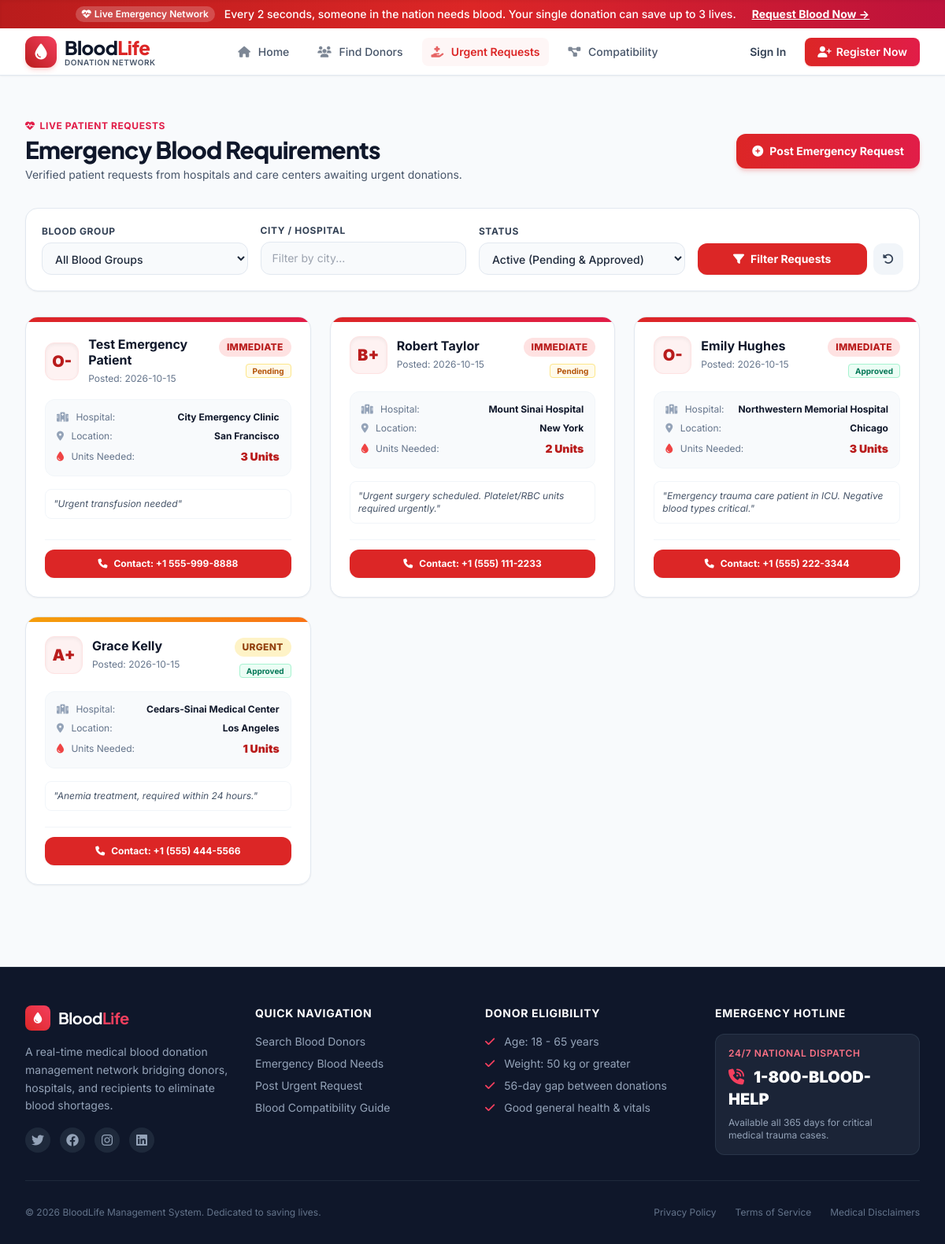
The app's page /requests with its own data.
### tables this page shows
CREATE TABLE blood_requests (
            id INTEGER PRIMARY KEY AUTOINCREMENT,
            user_id INTEGER,
            patient_name TEXT NOT NULL,
            blood_group TEXT NOT NULL,
            units_needed INTEGER NOT NULL DEFAULT 1,
            hospital_name TEXT NOT NULL,
            city TEXT NOT NULL,
            contact_phone TEXT NOT NULL,
            urgency TEXT NOT NULL DEFAULT 'Urgent', -- 'Immediate', 'Urgent', 'Routine'
            status TEXT NOT NULL DEFAULT 'Pending', -- 'Pending', 'Approved', 'Fulfilled', 'Cancelled'
            details TEXT,
            created_at TIMESTAMP DEFAULT CURRENT_TIMESTAMP,
            FOREIGN KEY (user_id) REFERENCES users(id) ON DELETE SET NULL
        );

### app.py (the view)
@app.route('/requests')
def list_requests():
    bg_filter = request.args.get('blood_group', '').strip()
    city_filter = request.args.get('city', '').strip()
    status_filter = request.args.get('status', '').strip()
    conn = get_db_connection()
    query = "SELECT * FROM blood_requests WHERE 1=1"
    params = []
    if bg_filter:
        query += " AND blood_group = ?"
        params.append(bg_filter)
    if city_filter:
        query += " AND city LIKE ?"
        params.append(f"%{city_filter}%")
    if status_filter:
        query += " AND status = ?"
        params.append(status_filter)
    else:
        query += " AND status IN ('Pending', 'Approved')"
    query += " ORDER BY CASE urgency WHEN 'Immediate' THEN 1 WHEN 'Urgent' THEN 2 ELSE 3 END, created_at DESC"
    requests_list = conn.execute(query, params).fetchall()
    cities = [row[0] for row in conn.execute("SELECT DISTINCT city FROM blood_requests WHERE city IS NOT NULL AND city != ''").fetchall()]
    conn.close()
    return render_template(
        'requests.html',
        requests_list=requests_list,
        selected_bg=bg_filter,
        selected_city=city_filter,
        selected_status=status_filter,
        cities=cities
    )

### app.py (called while the page is built)
@app.context_processor
def inject_global_data():
    user = get_current_user()
    return {
        'current_user': user,
        'COMPATIBILITY_MATRIX': COMPATIBILITY_MATRIX,
        'current_year': datetime.now().year
    }

### auth.py (called while the page is built)
def get_current_user():
    if 'user_id' not in session:
        return None
    conn = get_db_connection()
    user = conn.execute('SELECT * FROM users WHERE id = ?', (session['user_id'],)).fetchone()
    conn.close()
    return user

### database.py (called while the page is built)
def get_db_connection():
    conn = sqlite3.connect(DB_PATH)
    conn.row_factory = sqlite3.Row
    return conn

### templates/requests.html (shortened to what this page needs)
{% extends "base.html" %}
{% block content %}
<div class="max-w-7xl mx-auto px-4 sm:px-6 lg:px-8 py-10">
    <div class="flex flex-col sm:flex-row sm:items-center justify-between mb-8 gap-4">
        <div>
            <span class="text-xs font-bold uppercase tracking-wider text-rose-600 flex items-center gap-1.5">
                <i class="fa-solid fa-heart-pulse"></i> Live Patient Requests
            </span>
            <h1 class="text-3xl font-extrabold text-slate-900 tracking-tight mt-1" style="font-family: 'Plus Jakarta Sans', sans-serif;">
                Emergency Blood Requirements
            </h1>
            <p class="text-sm text-slate-600 mt-1">Verified patient requests from hospitals and care centers awaiting urgent donations.</p>
        </div>
        <div>
            <a href="{{ url_for('create_request') }}" class="inline-flex items-center px-5 py-3 rounded-xl bg-gradient-to-r from-blood-600 to-rose-600 hover:from-blood-700 hover:to-rose-700 text-white font-bold text-sm shadow-md shadow-blood-500/25 transition">
                <i class="fa-solid fa-plus-circle mr-2"></i> Post Emergency Request
            </a>
        </div>
    </div>
    <div class="bg-white p-5 rounded-2xl border border-slate-200 shadow-sm mb-8">
        <form action="{{ url_for('list_requests') }}" method="GET" class="grid grid-cols-1 sm:grid-cols-2 lg:grid-cols-4 gap-4 items-end">
            <div>
                <label class="block text-xs font-bold text-slate-700 uppercase tracking-wider mb-1.5">Blood Group</label>
                <select name="blood_group" class="w-full px-3 py-2.5 bg-slate-50 border border-slate-200 rounded-xl text-sm font-medium focus:ring-2 focus:ring-blood-500 focus:bg-white transition">
                    <option value="">All Blood Groups</option>
                </select>
            </div>
            <div>
                <label class="block text-xs font-bold text-slate-700 uppercase tracking-wider mb-1.5">City / Hospital</label>
                <input type="text" name="city" value="{{ selected_city }}" placeholder="Filter by city..." class="w-full px-3.5 py-2.5 bg-slate-50 border border-slate-200 rounded-xl text-sm focus:ring-2 focus:ring-blood-500 focus:bg-white transition">
            </div>
            <div>
                <label class="block text-xs font-bold text-slate-700 uppercase tracking-wider mb-1.5">Status</label>
                <select name="status" class="w-full px-3 py-2.5 bg-slate-50 border border-slate-200 rounded-xl text-sm font-medium focus:ring-2 focus:ring-blood-500 focus:bg-white transition">
                    <option value="" {% if not selected_status %}selected{% endif %}>Active (Pending & Approved)</option>
                </select>
            </div>
            <div class="flex space-x-2">
                <button type="submit" class="flex-1 py-2.5 px-4 bg-blood-600 hover:bg-blood-700 text-white rounded-xl font-bold text-sm transition shadow-sm flex items-center justify-center space-x-2">
                    <i class="fa-solid fa-filter"></i>
                    <span>Filter Requests</span>
                </button>
                <a href="{{ url_for('list_requests') }}" class="py-2.5 px-3 bg-slate-100 hover:bg-slate-200 text-slate-700 rounded-xl font-bold text-sm transition flex items-center justify-center" title="Reset Filters">
                    <i class="fa-solid fa-rotate-left"></i>
                </a>
            </div>
        </form>
    </div>
    {% if requests_list %}
    <div class="grid grid-cols-1 md:grid-cols-2 lg:grid-cols-3 gap-6">
        {% for req in requests_list %}
        <div class="bg-white rounded-2xl border border-slate-200 p-6 shadow-sm hover:shadow-md transition-all flex flex-col justify-between relative overflow-hidden">
            {% if req['urgency'] == 'Immediate' %}
                <div class="absolute top-0 left-0 right-0 h-1.5 bg-gradient-to-r from-red-600 to-rose-600"></div>
            {% elif req['urgency'] == 'Urgent' %}
                <div class="absolute top-0 left-0 right-0 h-1.5 bg-gradient-to-r from-amber-500 to-orange-500"></div>
            {% else %}
                <div class="absolute top-0 left-0 right-0 h-1.5 bg-slate-300"></div>
            {% endif %}
            <div>
                <div class="flex items-start justify-between mb-4">
                    <div class="flex items-center space-x-3">
                        <div class="w-12 h-12 rounded-xl bg-blood-50 border border-blood-100 text-blood-700 font-black text-xl flex items-center justify-center shadow-inner">
                            {{ req['blood_group'] }}
                        </div>
                        <div>
                            <h3 class="text-base font-bold text-slate-900 leading-tight">{{ req['patient_name'] }}</h3>
                            <span class="text-xs text-slate-500">Posted: {{ req['created_at'][:10] }}</span>
                        </div>
                    </div>
                    <div class="text-right">
                        <span class="inline-block px-2.5 py-1 rounded-full text-xs font-extrabold uppercase tracking-wide {% if req['urgency'] == 'Immediate' %}bg-red-100 text-red-700 animate-pulse{% elif req['urgency'] == 'Urgent' %}bg-amber-100 text-amber-800{% else %}bg-slate-100 text-slate-700{% endif %}">
                            {{ req['urgency'] }}
                        </span>
                        <div class="mt-1">
                            <span class="text-[10px] font-bold px-2 py-0.5 rounded {% if req['status'] == 'Approved' %}bg-emerald-50 text-emerald-700 border border-emerald-200{% elif req['status'] == 'Fulfilled' %}bg-blue-50 text-blue-700 border border-blue-200{% else %}bg-amber-50 text-amber-700 border border-amber-200{% endif %}">
                                {{ req['status'] }}
                            </span>
                        </div>
                    </div>
                </div>
                <div class="space-y-2 text-xs text-slate-600 my-4 bg-slate-50 p-3.5 rounded-xl border border-slate-100">
                    <div class="flex items-center justify-between">
                        <span class="text-slate-500"><i class="fa-solid fa-hospital mr-1.5 text-slate-400"></i> Hospital:</span>
                        <span class="font-bold text-slate-900">{{ req['hospital_name'] }}</span>
                    </div>
                    <div class="flex items-center justify-between">
                        <span class="text-slate-500"><i class="fa-solid fa-location-dot mr-1.5 text-slate-400"></i> Location:</span>
                        <span class="font-bold text-slate-900">{{ req['city'] }}</span>
                    </div>
                    <div class="flex items-center justify-between">
                        <span class="text-slate-500"><i class="fa-solid fa-droplet mr-1.5 text-blood-500"></i> Units Needed:</span>
                        <span class="font-black text-blood-700 text-sm">{{ req['units_needed'] }} Units</span>
                    </div>
                </div>
                {% if req['details'] %}
                <p class="text-xs text-slate-600 italic bg-white p-2.5 rounded-lg border border-slate-100 line-clamp-2">
                    "{{ req['details'] }}"
                </p>
                {% endif %}
            </div>
            <div class="mt-5 pt-3 border-t border-slate-100 space-y-2">
                <a href="tel:{{ req['contact_phone'] }}" class="w-full py-2.5 px-3 rounded-xl bg-blood-600 hover:bg-blood-700 text-white font-bold text-xs flex items-center justify-center transition shadow-sm space-x-2">
                    <i class="fa-solid fa-phone"></i>
                    <span>Contact: {{ req['contact_phone'] }}</span>
                </a>
            </div>
        </div>
        {% endfor %}
    </div>
    {% endif %}
</div>
{% endblock %}

### records on screen
blood_requests: blood_group "O-", patient_name "Test Emergency Patient", created_at "2026-10-15", urgency "IMMEDIATE", status "Pending", hospital_name "City Emergency Clinic", city "San Francisco", units_needed "3", details "Urgent transfusion needed", contact_phone "+1 555-999-8888"
blood_requests: blood_group "B+", patient_name "Robert Taylor", created_at "2026-10-15", urgency "IMMEDIATE", status "Pending", hospital_name "Mount Sinai Hospital", city "New York", units_needed "2", details "Urgent surgery scheduled. Platelet/RBC units required urgently.", contact_phone "+1 (555) 111-2233"
blood_requests: blood_group "O-", patient_name "Emily Hughes", created_at "2026-10-15", urgency "IMMEDIATE", status "Approved", hospital_name "Northwestern Memorial Hospital", city "Chicago", units_needed "3", details "Emergency trauma care patient in ICU. Negative blood types critical.", contact_phone "+1 (555) 222-3344"
blood_requests: blood_group "A+", patient_name "Grace Kelly", created_at "2026-10-15", urgency "URGENT", status "Approved", hospital_name "Cedars-Sinai Medical Center", city "Los Angeles", units_needed "1", details "Anemia treatment, required within 24 hours.", contact_phone "+1 (555) 444-5566"
